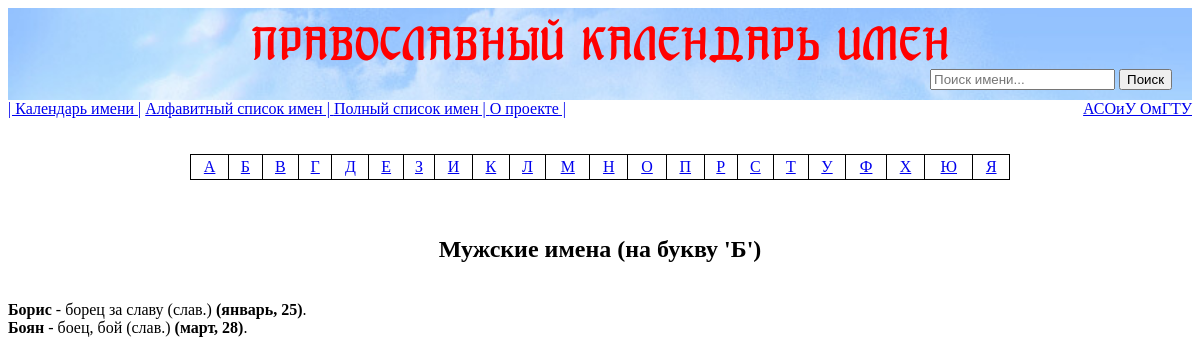
Page /NamesByAbc/b on the committed database.
### svyatsy_main/DatabaseLayer/models.py (models this page shows)
class Svyatsy(models.Model):
    sex = models.TextField()
    name = models.TextField()
    description = models.TextField()
    month = models.TextField()
    day = models.IntegerField()

### svyatsy_main/PresentationLayer/views.py (the view)
# urls.py: path('NamesByAbc/', namesByAbc),
def namesByAbc(request):
    firstNamesLetterEng = request.path.rsplit('/', 1)[-1]
    if len(firstNamesLetterEng) == 0:
        firstNamesLetterEng = 'a'
    namesByAbcViewModel = GetNamesByAbcInteractor.getNamesByFirstLetter(firstNamesLetterEng)
    if namesByAbcViewModel is None:
        return page_not_found_view(request, None)
    return render(request, "NamesByAbc.html", {'namesByAbcViewModel': namesByAbcViewModel})

### svyatsy_main/DatabaseLayer/db_service.py (called while the page is built)
    @staticmethod
    def getAllRecords():
        svyatsy = Svyatsy.objects.all().order_by('name')
        return svyatsy

    @staticmethod
    def isMan(sex: str):
        return sex == "man"

### templates/NamesByAbc.html (shortened to what this page needs)
<!DOCTYPE html>
<html lang="en">
<head>
    {% load static %}
    <link rel="stylesheet" href="{% static 'css/styles.css' %}">
</head>
<body>
{% include "ceiling.html" %}
<br>
<br>
<table cellspacing=1 cellpadding=3 width=820 border=0 align="center">
    <tr>
        <td align="center">
                                                <span>
                                                    <a href="a">А</a>
                                                </span>
        </td>
        <td align="center">
                                                <span>
                                                    <a href="b">Б</a>
                                                </span>
        </td>
        <td align="center">
                                                <span>
                                                    <a href="v">В</a>
                                                </span>
        </td>
        <td align="center">
                                                <span>
                                                    <a href="g">Г</a>
                                                </span>
        </td>
        <td align="center">
                                                <span>
                                                    <a href="d">Д</a>
                                                </span>
        </td>
        <td align="center">
                                                <span>
                                                    <a href="e">Е</a>
                                                </span>
        </td>
        <td align="center">
                                                <span>
                                                    <a href="z">З</a>
                                                </span>
        </td>
        <td align="center">
                                                <span>
                                                    <a href="i">И</a>
                                                </span>
        </td>
        <td align="center">
                                                <span>
                                                    <a href="k">К</a>
                                                </span>
        </td>
        <td align="center">
                                                <span>
                                                    <a href="l">Л</a>
                                                </span>
        </td>
        <td align="center">
                                                <span>
                                                    <a href="m">М</a>
                                                </span>
        </td>
        <td align="center">
                                                <span>
                                                    <a href="n">Н</a>
                                                </span>
        </td>
        <td align="center">
                                                <span>
                                                    <a href="o">О</a>
                                                </span>
        </td>
        <td align="center">
                                                <span>
                                                    <a href="p">П</a>
                                                </span>
        </td>
        <td align="center">
                                                <span>
                                                    <a href="r">Р</a>
                                                </span>
        </td>
        <td align="center">
                                                <span>
                                                    <a href="s">С</a>
                                                </span>
        </td>
        <td align="center">
                                                <span>
                                                    <a href="t">Т</a>
                                                </span>
        </td>
        <td align="center">
                                                <span>
                                                    <a href="u">У</a>
                                                </span>
        </td>
        <td align="center">
                                                <span>
                                                    <a href="f">Ф</a>
                                                </span>
        </td>
        <td align="center">
                                                <span>
                                                    <a href="x">Х</a>
                                                </span>
        </td>
        <td align="center">
                                                <span>
                                                    <a href="yu">Ю</a>
                                                </span>
        </td>
        <td align="center">
                                                <span>
                                                    <a href="ya">Я</a>
                                                </span>
        </td>
    </tr>
</table>
{% if namesByAbcViewModel.men|length > 0 %}
    <br>
    <br>
    <H2 style="text-align: center">Мужские имена (на букву '{{ namesByAbcViewModel.firstLetterRu }}')</H2>
    <br>
{% endif %}
{% for manName in namesByAbcViewModel.men %}
    <strong>{{ manName.name }}</strong> - {{ manName.descr }} <strong>({{ manName.month }}, {{ manName.day }})</strong>.
    <br>
{% endfor %}
</body>
</html>

### static/css/styles.css (style rules this page uses)
TABLE { border-collapse: collapse; }
TD, TH { padding: 3px; border: 1px solid black; }

### rows in the picture
Svyatsy: name "Борис", descr "борец за славу (слав.)", month "январь"
Svyatsy: name "Боян", descr "боец, бой (слав.)", month "март"

### other values in the picture
{{ namesByAbcViewModel.firstLetterRu }} "Б"
{{ manName.day }} "25" "28"
